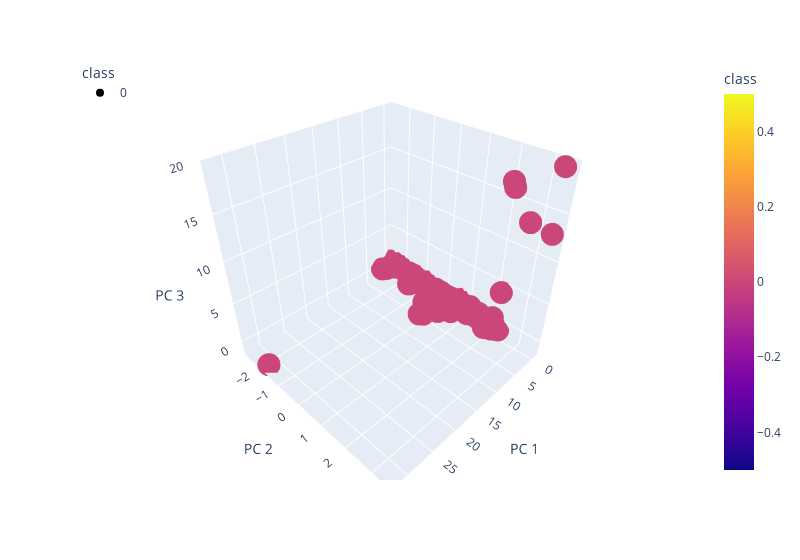

The code cell stored with this chart in its notebook:
### Markdown cell above
### Deliverable 4: Visualizing Cryptocurrencies Results

#### 3D-Scatter with Clusters

### Code cell
# Creating a 3D-Scatter with the PCA data and the clusters
fig = px.scatter_3d(
    clustered_df,
    x="PC 1",
    y="PC 2",
    z="PC 3",
    color="class",
    symbol="class",
    width=800,
    hover_name="CoinName", 
    hover_data=["Algorithm"]
)
fig.update_layout(legend=dict(x=0, y=1))
fig.show()

### Figure 1 — Plotly figure (JSON) as saved in the notebook; plotly's stock layout.template omitted (floating-point values rounded to 4 significant figures; data arrays with more than 128 entries replaced by an {"elided": "..."} marker saying what was removed)
{"data": [{"customdata": {"elided": "685x1 str values"}, "hovertemplate": "<b>%{hovertext}</b><br><br>class=%{marker.color}<br>PC 1=%{x}<br>PC 2=%{y}<br>PC 3=%{z}<br>Algorithm=%{customdata[0]}<extra></extra>", "hovertext": {"elided": "685 str values"}, "legendgroup": "0", "marker": {"color": {"elided": "685 int values"}, "coloraxis": "coloraxis", "symbol": "circle"}, "mode": "markers", "name": "0", "scene": "scene", "showlegend": true, "type": "scatter3d", "x": {"elided": "685 float values"}, "y": {"elided": "685 float values"}, "z": {"elided": "685 float values"}}], "layout": {"coloraxis": {"colorbar": {"title": {"text": "class"}}, "colorscale": [[0, "#0d0887"], [0.1111, "#46039f"], [0.2222, "#7201a8"], [0.3333, "#9c179e"], [0.4444, "#bd3786"], [0.5556, "#d8576b"], [0.6667, "#ed7953"], [0.7778, "#fb9f3a"], [0.8889, "#fdca26"], [1, "#f0f921"]]}, "legend": {"title": {"text": "class"}, "tracegroupgap": 0, "x": 0, "y": 1}, "margin": {"t": 60}, "scene": {"domain": {"x": [0, 1], "y": [0, 1]}, "xaxis": {"title": {"text": "PC 1"}}, "yaxis": {"title": {"text": "PC 2"}}, "zaxis": {"title": {"text": "PC 3"}}}, "width": 800}}
